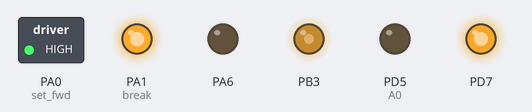
A program run on a simulated ATmega644, built with avr-gcc and emulated at 16 MHz. On the bench: switched loads named in the program (green lamp = pin HIGH), output pins drawn as LEDs (lit = HIGH). Pins used as bus, display or sensor lines are not drawn. At 0.0 s the program stops and its outputs stay as they are.

Above: at 0.1 s.
Timing chart, 0 to 1.5 s (numbered marks = the images above):
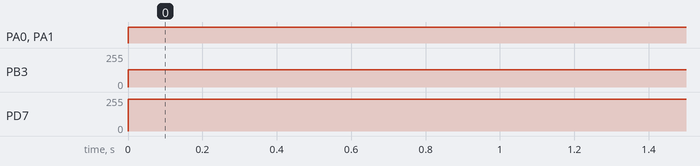

The program:

main.c
```c
/*
 * main.c
 *
 *  Created on: May 18, 2012
 *      Author: kevin
 */

#include <avr/io.h>
#include <util/delay.h>

#include "libs/dogm.h"
#include "libs/uart.h"

//#include "libs/spi_master.h"
#include "peripherals/dribbler.h"

#define SS_SENSOR_high() PORTA |=  (1<<PA7)
#define SS_SENSOR_low()  PORTA &= ~(1<<PA7)
#define SS_MOTOR_high() PORTB |=  (1<<PB0)
#define SS_MOTOR_low()  PORTB &= ~(1<<PB0)

int main(void){

	//spi_master_init();// enable spi; set outputs
	dogm_init();

	// initialize uart
	uart_init(BAUDRATE);


	// Eanble Light Barrier PWM on PB3 (OC0A)
	DDRB |= (1<<PB3);
	TCCR0A = (1<<COM0A0) | (1<<WGM01) | (1<<WGM00);	// Fast PWM with OCR0A
	OCR0A = 42;	// => ~20kHz (@ 16MHz)
	TCCR0B = (1<<WGM02) | (1<<CS01);	// start timer

	dribbler_init();

	// Kicker: PA6
	DDRA |= (1<<PA6);
	//_delay_ms(1000);
	// Trigger Kicker once
	/*PORTA |= (1<<PA6);
	_delay_ms(50);
	PORTA &= ~(1<<PA6);*/
	//uart_puts("TEST");

	PORTA |= (1<<PA0);		//fwd
	PORTA |= (1<<PA1);		//break off
	OCR2A = 0xF0;			//speed F0

	while(1){
		// try communicating with motor controller
		/*SS_MOTOR_low();
		SPDR = 0x33;
		while(!(SPSR & (1<<SPIF)));
		SS_MOTOR_high();
		for(uint8_t i = 0; i < 8; i++){
			asm("nop");
		}
		SS_MOTOR_low();
		SPDR = 0x55;
		while(!(SPSR & (1<<SPIF))); = IDLE;
		}
		SS_MOTOR_high();
		uart_send(SPDR);
		_delay_ms(200);
		while(spi_send_receive(0xB2, nix, SENSOR_SS));
		while(spi_send_receive(0x00, right, SENSOR_SS));
		uart_send(*right);*/


	}
	return 0;
}
```

dribbler.c
```c
/*
 * dribbler.c
 *
 *  Created on: 22.08.2012
 *      Author: christoph
 */


#include "avr/io.h"
#include "dribbler.h"

void dribbler_init(){
	TCCR2A = (1<<COM2A1 | 1<<WGM20 |1<<WGM21); //fast PWM on OC2A
	TCCR2B = (1<<CS21); //start timer prescaler: 8
	OCR2A = 0x00;	//duty cycle
	DDRA |= (1<<PA0 | 1<<PA1);	//set FWD_REW und BREAK output
	DDRD |= (1<<PD7);		//set PWM pin output

}
```

dribbler.h
```c
/*
 * dribbler.h
 *
 *  Created on: 22.08.2012
 *      Author: christoph
 */

#include "avr/io.h"

#define break_off() 	PORTA |= (1<<PA1);
#define set_fwd()   	PORTA |= (1<<PA0);

void dribbler_init();
```

dogm.c
```c
/*
 * dogm.c
 *
 *  Created on: Jun 25, 2012
 *      Author: kevin
 */

#include <util/delay.h>
#include "dogm.h"

#define SETUP_DELAY 0

void dogm_send(uint8_t byte){
	SS_LCD_low();
	SPDR = byte;
	while(!(SPSR & (1<<SPIF)));
	SS_LCD_high();
}

void dogm_init(){
	// Enable SPI Master MOSI(PB5), SCK(PB7), SS_LCD(PB2), A0 (PD5), LCD_RST(PB4)
	DDRD |= (1<<PD5);
	DDRB |= (1<<PB2) | (1<<PB4) | (1<<PB5)|(1<<PB7); // Set MOSI and SCK output
	SPCR = (1<<SPE)|(1<<MSTR); // Enable SPI, Master, set clock rate fck/4
	SS_LCD_high();
	// Reset LCD
	RST_LCD_low();
	_delay_us(6);
	RST_LCD_high();
	_delay_us(10);

	// Send init commands
	dogm_send(0x40);	// Display start line 0
	dogm_send(0xA1);	// ADC reverse
	dogm_send(0xC0);	// Normal COM0-COM63
	dogm_send(0xA6);	// Display normal
	dogm_send(0xA2);	// Set bias 1/9 (Duty 1/65)
	dogm_send(0x2F);	// Booster, Regulator and Follower on
	dogm_send(0xF8);	// Set Internal Booster
	dogm_send(0x00);	// to 4x
	dogm_send(0x27);	// Set Contrast
	dogm_send(0x81);	//
	dogm_send(0x16);	//
	dogm_send(0xAC);	// Turn Indicator off
	dogm_send(0x00);	//
	dogm_send(0xA4);	// Turn all pixels on
	dogm_send(0xAF);	// Display on
}
```

dogm.h
```c
/*
 * dogm.h
 *
 *  Created on: Jun 25, 2012
 *      Author: kevin
 */

#ifndef DOGM_H_
#define DOGM_H_

#include <avr/io.h>

#define SS_LCD_high() PORTB |=  (1<<PB2)
#define SS_LCD_low()  PORTB &= ~(1<<PB2)
#define A0_high() PORTD |=  (1<<PD5)
#define A0_low()  PORTD &= ~(1<<PD5)
#define RST_LCD_high() PORTB |=  (1<<PB4)
#define RST_LCD_low()  PORTB &= ~(1<<PB4)


void dogm_init();


#endif /* DOGM_H_ */
```

sensor_com.c
```c
/*
 * sensor_com.c
 *
 *  Created on: 10.08.2012
 *      Author: christoph
 */
```

spi_master.c
```c
/*
 * spi_master.c
 *
 *  Created on: 07.08.2012
 *      Author: christoph
 */


#include <avr/io.h>
#include "spi_master.h"

struct{
	enum{
		IDLE,
		SENDING,
		RECEIVING
	}send_receive;
}state;

static inline void ss_high(uint8_t chip){
	if(chip==SENSOR_SS){
		PORTA |= (1<<PA7);
	}
	if(chip==MOTOR_SS){
		PORTB |= (1<<PB0);
	}
	if(chip==MOUSESENSOR_SS){
		PORTA |= (1<<PA4);
	}
	if(chip==LCD_SS){
		PORTB |= (1<<PB2);
	}
	if(chip==CPLD_SS){
		PORTB |= (1<<PB1);
	}
}

static inline void ss_low(uint8_t chip){
	if(chip==SENSOR_SS){
		PORTA &= ~(1<<PA7);
	}
	if(chip==MOTOR_SS){
		PORTB &= ~(1<<PB0);
	}
	if(chip==MOUSESENSOR_SS){
		PORTA &= ~(1<<PA4);
	}
	if(chip==LCD_SS){
		PORTB &= ~(1<<PB2);
	}
	if(chip==CPLD_SS){
		PORTB &= ~(1<<PB1);
	}
}

void spi_master_init(){
	// initialize SS ports (PB0, PB1, PB2, PA4, PA7)
	DDRB |= (1<<PB0) | (1<<PB1) | (1<<PB2);
	DDRA |= (1<<PA4) | (1<<PA7);
	DDRB |= (1<<PB5);
	DDRB |= (1<<PB4); //set PB4 output temporary
	SPCR = (1<<SPE | 1<<MSTR | 1<<SPR1 | 1<<SPR0);
	DDRB &= ~(1<<PB4); //set PB4 input for button again
}

uint8_t spi_send_receive(uint8_t send_data, uint8_t* received_data, uint8_t chipselect){
	switch(state.send_receive){
	case IDLE:
		ss_high(chipselect);
		ss_low(chipselect);
		SPDR = send_data;
		state.send_receive = SENDING;
		break;
	case SENDING:
		if(!(SPSR & (1<<SPIF))){
			state.send_receive = RECEIVING;
		}
		break;
	case RECEIVING:
		*received_data = SPDR;
		ss_high(chipselect);
		state.send_receive = IDLE;
		break;
	}
	return state.send_receive;
}
```

spi_master.h
```c
/*
 * spi_master.h
 *
 *  Created on: 07.08.2012
 *      Author: christoph
 */

#ifndef SPI_MASTER_H_
#define SPI_MASTER_H_


#define SENSOR_SS 		0
#define MOTOR_SS 		1
#define MOUSESENSOR_SS 2
#define LCD_SS 			3
#define CPLD_SS 		4


void spi_master_init();
uint8_t spi_send_receive(uint8_t send_data, uint8_t* received_data, uint8_t chipselect);


#endif /* SPI_MASTER_H_ */
```

uart.c
```c
/*
 * uart.c
 *
 *  Created on: Jul 12, 2011
 *      Author: kevin
 *
 *
 *      For 250kbps use MAX3232 instead of MAX232 out of spec
 */
#include "uart.h"


#define uart_udr_empty (UCSRnA & (1<<UDREn))


void uart_send(uint8_t data){
	while(!uart_udr_empty); //wait for data register to be empty
	UDRn = data; //putting data into register sends it
}

uint8_t uart_receive(){
	while(!(UCSRnA & (1<<RXCn)));//wait for data
	return UDRn;
}

void uart_init_(uint8_t baud){
	UBRRn = baud;						//set baud rate
	UCSRnC = (0<<USBSn) | (3<<UCSZn0);	//frame format: 8data, 1 stop bit
	UCSRnB = (1<<RXENn) | (1<<TXENn);	//enable Rx and Tx
}


void uart_endl(void){
	uart_send('\r');
	uart_send('\n');
}

void uart_puts (const char *s){
	do{
		uart_send (*s);
		s++;
    }
	while (*s);

}

void uart_send_byte(uint8_t b, const char *s){
	char print[3];
	uart_puts(s); uart_send(' ');
	itoa(b, print, 10);
	uart_puts(print); uart_send(' ');
}

void uart_send_word(uint16_t w, const char *s){
	char print[5];
	uart_puts(s); uart_send(' ');
	itoa(w, print, 10);
	uart_puts(print); uart_send(' ');
}

void uart_send_word_i(uint8_t i, uint16_t w, const char *s){
	char print[5];
	itoa(i, print, 10);
	uart_puts(print); uart_send('.');
	uart_puts(s); uart_send(' ');
	itoa(w, print, 10);
	uart_puts(print); uart_send(' ');
}


void uart_writeline(const char *s){
	uart_puts(s);
	uart_endl();
}

void uart_drawline(uint8_t length, const uint8_t space){
	if(space){uart_send('\r');uart_send('\n');}
	while(length){
		length--;
		uart_send('-');
	}
	if(space){uart_send('\r');uart_send('\n');}
}

void uart_drawline_def(){
	uart_drawline(15, 1);
}
```

uart.h
```c
/*
 * uart.h
 *
 *  Created on: Jul 12, 2011
 *      Author: kevin
 */

#ifndef UART_H_
#define UART_H_

// Includes
#include <avr/io.h>


// UART Hardware Defines
#define UBRRn UBRR0
#define UCSRnA UCSR0A
#define UCSRnC UCSR0C
#define USBSn USBS0
#define UCSZn0 UCSZ00
#define RXENn RXEN0
#define TXENn TXEN0
#define UCSRnB UCSR0B
#define RXCIEn RXCIE0
#define TXCIEn TXCIE0
#define UDRIEn UDRIE0
#define RXCn RXC0
#define UDREn UDRE0
#define UDRn UDR0


// UART Functions
void uart_init_(uint8_t baud);
#define uart_init(baud) uart_init_((F_CPU/(16*baud))-1)
void uart_send(uint8_t data);
uint8_t uart_receive();

void uart_endl(void);
void uart_puts (const char *s);
void uart_send_byte(uint8_t b, const char *s);
void uart_send_byte(uint8_t b, const char *s);
void uart_send_word(uint16_t w, const char *s);
void uart_send_word_i(uint8_t i, uint16_t w, const char *s);
void uart_writeline(const char *s);
void uart_drawline(uint8_t length, const uint8_t space);
void uart_drawline_def();


//Possible BaudRates:
//#define BAUDRATE 4800UL 	//4800
//#define BAUDRATE 9600UL 	//9600
//#define BAUDRATE 19200UL 	//19.2K
#define BAUDRATE 38400UL 	//38.4K
//#define BAUDRATE 76800UL 	//76.8K
//#define BAUDRATE 250000UL 	//250K
//#define BAUDRATE 500000UL 	//500K


#endif /* UART_H_ */
```

Measured:
- by itself, PA0 (set_fwd), PA1 (break): LOW → HIGH at 0.00 s
- by itself, PB3: 0/255 → 128/255 at 0.00 s
- by itself, PD7: 0/255 → 240/255 at 0.00 s
